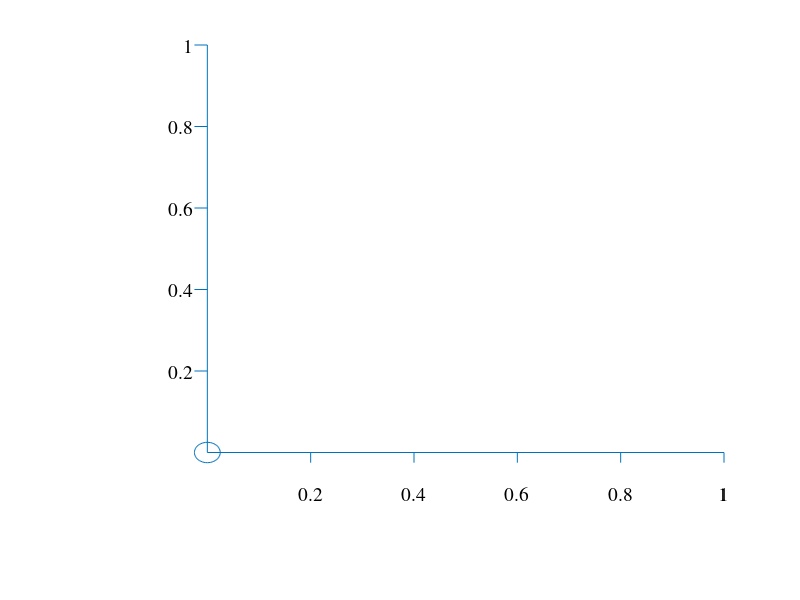

MATLAB code to generate this figure:
function zeroAxes(axesHandle, tickRatio, fontSize, fontName)

% ZEROAXES A function to move the axes crossing point to the origin.
%
%	Description:
%
%	ZEROAXES(AXESHANDLE, TICKRATIO, FONTSIZE, FONTNAME) moves the
%	crossing point of the axes to the origin.
%	 Arguments:
%	  AXESHANDLE - the handle of the axes to zero.
%	  TICKRATIO - the ratio of the axis length to the tick length
%	   (default 0.025).
%	  FONTSIZE - the font size for the axes (default 14).
%	  FONTNAME - the name of the font for the axes (default 'times').
%	
%
%	See also
%	PLOT


%	Copyright (c) 2005 Neil D. Lawrence


if nargin < 4
  fontName = [];
  if nargin < 3
    fontSize = [];
    if nargin < 2
      tickRatio = [];
      if nargin < 1
        axesHandle = [];
      end
    end
  end
end
if isempty(fontName)
  fontName = 'times';
end
if isempty(fontSize)
  fontSize = 14;
end
if isempty(tickRatio)
  tickRatio = 0.025;
end
if isempty(axesHandle)
  axesHandle = gca;
end
xlim = get(axesHandle, 'xlim');
ylim = get(axesHandle, 'ylim');
axis off
xTickLength = (xlim(2) - xlim(1))*tickRatio;
yTickLength = (ylim(2) - ylim(1))*tickRatio;

xtick = get(axesHandle, 'xtick');
ytick = get(axesHandle, 'ytick');
xaxYpos = 0;
if ylim(1) > 0
  xaxYpos = ylim(1);
elseif ylim(2) < 0
  xaxYpos = ylim(2);
end
line([xlim(1) xlim(2)], [xaxYpos xaxYpos])
for i = 1:length(xtick)
  if xtick(i) == 0
    if any(ytick == 0)
      continue
    end
  end
  line([xtick(i) xtick(i)], xaxYpos+[0 -yTickLength]);
  textHandle = text(xtick(i), xaxYpos-4*yTickLength, num2str(xtick(i)));
  set(textHandle, 'fontsize', fontSize, 'fontname', fontName, ...
		  'horizontalalignment', 'center');
end

yaxXpos = 0;
if xlim(1) > 0
  yaxXpos = xlim(1);
  set(axesHandle, 'xlim', [xlim(1) - xTickLength xlim(2)]);
elseif xlim(2) < 0
  yaxXpos = xlim(2);
  set(axesHandle, 'xlim', [xlim(1) + xTickLength xlim(2)]);
end
line([yaxXpos  yaxXpos], [ylim(1) ylim(2)])
for i = 1:length(ytick)
  if ytick(i) == 0
    if any(xtick ==  0)
      t = 0:pi/24:2*pi;
      xCirc = xTickLength*sin(t);
      yCirc = yTickLength*cos(t);
      line(xCirc', yCirc');
      continue
    end
  end
  line(yaxXpos-[0 xTickLength], [ytick(i) ytick(i)]);
  textHandle = text(yaxXpos - 1.1*xTickLength, ytick(i),  num2str(ytick(i)));
  set(textHandle, 'fontsize', fontSize, 'fontname', fontName, ...
		  'horizontalalignment', 'right');

end
